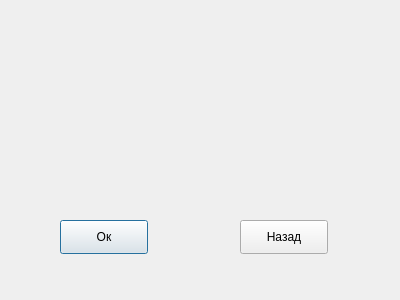
<?xml version="1.0" encoding="UTF-8"?>
<ui version="4.0">
 <class>Settings_BDKN</class>
 <widget class="QDialog" name="Settings_BDKN">
  <property name="geometry">
   <rect>
    <x>0</x>
    <y>0</y>
    <width>400</width>
    <height>300</height>
   </rect>
  </property>
  <property name="windowTitle">
   <string>Dialog</string>
  </property>
  <widget class="QPushButton" name="pushButton">
   <property name="geometry">
    <rect>
     <x>60</x>
     <y>220</y>
     <width>88</width>
     <height>34</height>
    </rect>
   </property>
   <property name="text">
    <string>Ок</string>
   </property>
  </widget>
  <widget class="QPushButton" name="pushButton_2">
   <property name="geometry">
    <rect>
     <x>240</x>
     <y>220</y>
     <width>88</width>
     <height>34</height>
    </rect>
   </property>
   <property name="text">
    <string>Назад</string>
   </property>
  </widget>
 </widget>
 <resources/>
 <connections/>
</ui>
